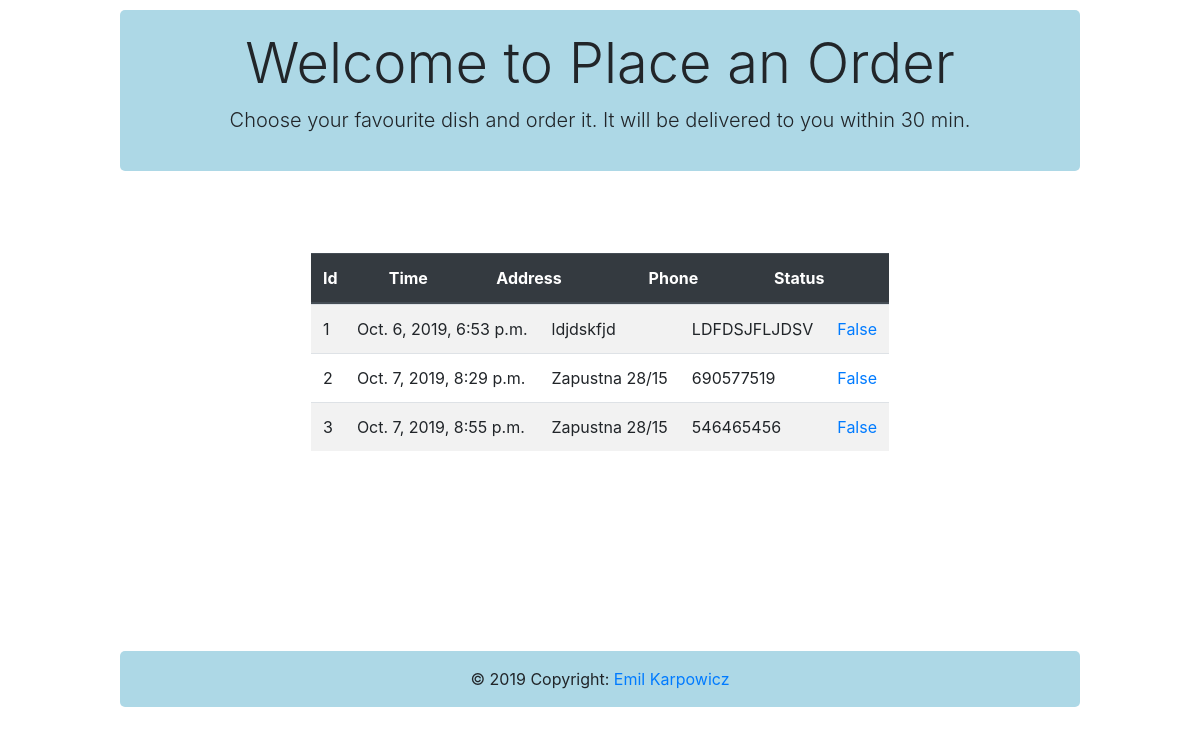
Page /check_orders on the earlier database version.
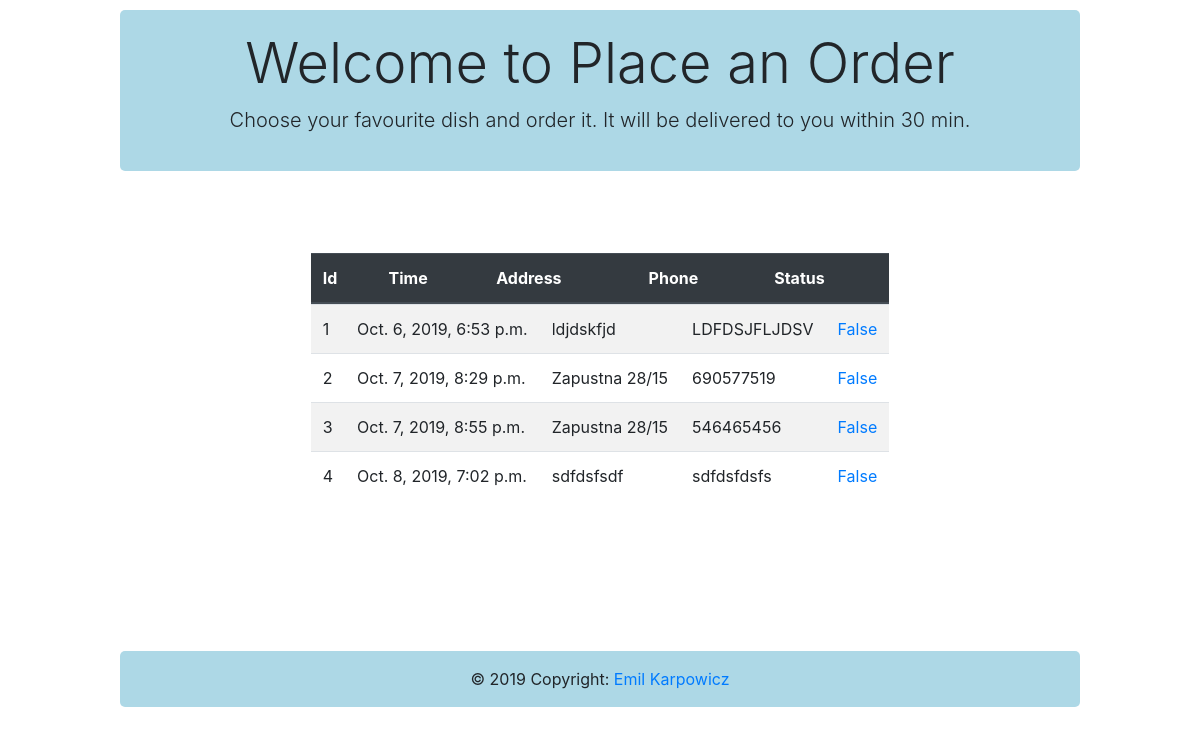
Same page on the later database version.
### Place_Order_Application/models.py (models this page shows, shortened)
class Order(models.Model):
    id = models.AutoField(primary_key=True)
    products =  models.ManyToManyField('Product')
    status = models.BooleanField(default=False,blank=False,null=False)
    time = models.DateTimeField(blank=False, null=False,default=now)
    address=models.CharField(max_length=500,blank=False,null=False)
    pnumber = models.CharField(max_length=100, blank=False, null=False)
    user_who_placed_order = models.ForeignKey('UserProfileInfo', on_delete=models.CASCADE,default=UserProfileInfo.DEFAULT_PK)

### Place_Order_Application/views.py (the view)
# urls.py: re_path(r'^check_orders',views.check_orders,name="check_orders"),
def check_orders(request):
    all_orders = Order.objects.all()
    context = {'all_orders':all_orders,}
    return render(request,'Place_Order_Application/check_orders.html',context=context)

### templates/Place_Order_Application/check_orders.html
<!doctype html>
{% extends 'Place_Order_Application/base.html' %}
{% block body_block %}
<div style="display: flex;flex-direction: column;gap:5px;">
    {% if all_orders %}
        <table id='orders' class="table table-striped table-hover" style="table-layout: fixed;display:flex;flex-direction:column">
            <thead class="thead-dark" style="display: table;width: 100%">
                <tr>
                    <th>Id</th>
                    <th>Time</th>
                    <th>Address</th>
                    <th>Phone</th>
                    <th>Status</th>
                </tr>
            </thead>
            <tbody style="height: 250px;overflow: auto">
                {% for o in all_orders %}
                    <tr>
                            <td>{{ o.id }}</td>
                            <td>{{ o.time }}</td>
                            <td>{{ o.address }}</td>
                            <td>{{ o.pnumber }}</td>
                            <td><a href="">{{ o.status }}</a></td>
                    </tr>
                {% endfor %}
            </tbody>
        </table>
    {% endif %}
</div>
{% endblock %}

Differences in the rows shown:
added Order: id "4", time "Oct. 8, 2019, 7:02 p.m.", address "sdfdsfsdf", pnumber "sdfdsfdsfs", status "False"
